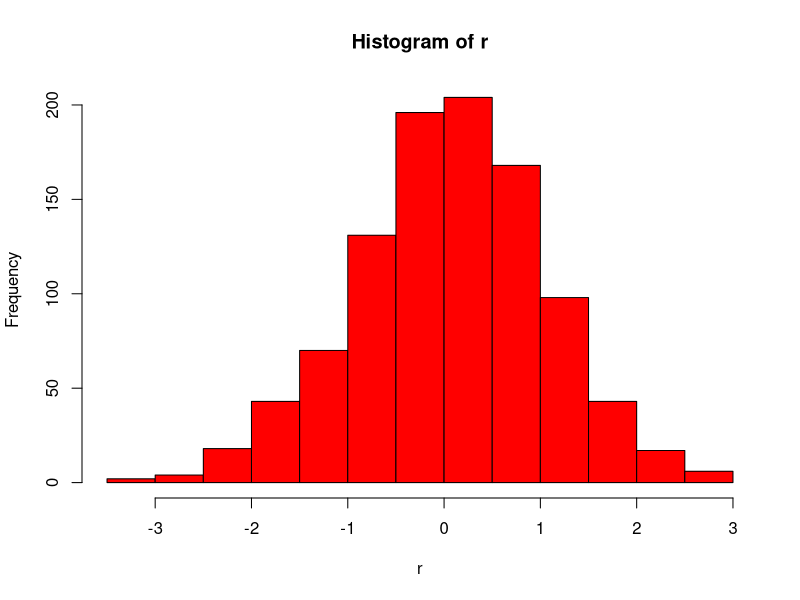

Write the R code that produced this figure. (Note: this script raises an error after producing the figure.)
# Arithmetic expression and Standard Calculation
2 + 2 
exp(-2)
pi
cos(pi/3)

# Assignments
x<-2
y<-3
x + y

# Vectors in R
Nifty.50 <- c(8114.30, 7965.50, 8033.30, 8002.30, 7929.10 )
Nifty.50

# Random Sample and graph
r<-rnorm(n=1000,mean=0,sd=1)
hist(r,col="red")

# Install Necessary Packages
install.packages(c("tseries", "xts", "zoo"))

# Dowload stock price data from Yahoo
library(tseries)
Nifty.50<-get.hist.quote(instrument = "^NSEI"
                         ,start="2016-11-21"
                         ,end="2016-11-25"
                         ,quote="AdjClose"
                         ,provider = "yahoo")

Nifty.50

# Compute Log-return 
ln_rt<-diff(log(Nifty.50))
ln_rt

# Compute Simple return
Rt<-exp(ln_rt)-1
Rt

Rt*100

ln_rt*100

# Average Return
mean(ln_rt)

# Volatility (Standard Deviation)
sd(ln_rt)*100

# Monthly volatility of Nifty 50
sqrt(22)*sd(ln_rt)*100

# Yearly volatility of Nifty 50
sqrt(252)*sd(ln_rt)*100
